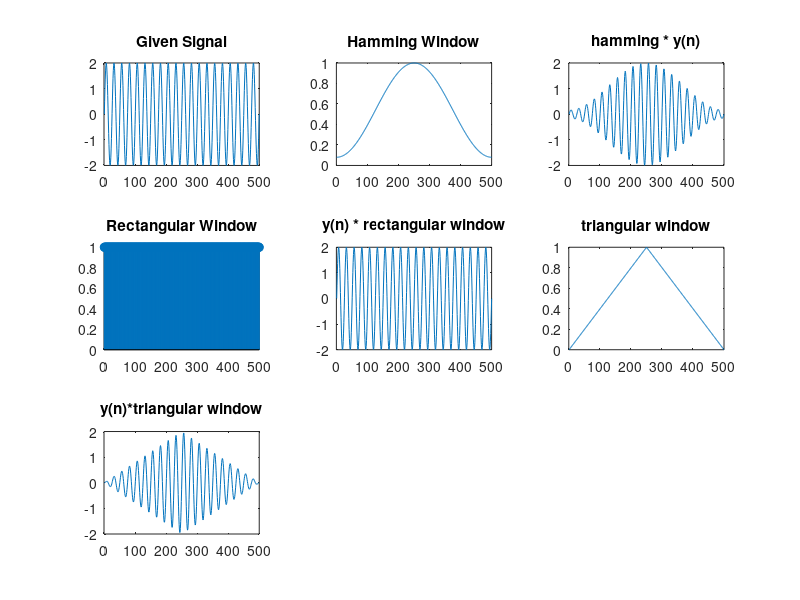

Here is the MATLAB script that generated this plot:

Fs = 1000*40;
N = 500;
T = 1/Fs;
t = linspace(0,1,500); % here 500 data point will be shown in one sinosoidal
y = 2*sin(2*pi*10000*t);
subplot(3,3,1);
plot(y);
title("Given Signal");

n = 0:N-1;
hmw = 0.54-0.46*cos( (2*pi*n)/(N-1) );
subplot(3,3,2);
plot(hmw);
title("Hamming Window");

yhmw = hmw.*y;
subplot(3,3,3);
plot(yhmw);
title("hamming * y(n)");

% Rectangular window
rw = ones(1,N);
subplot(3,3,4);
stem (rw);
title("Rectangular Window");
% Multiplying with rectangular window
yrw = y.*rw;
subplot(3,3,5);
plot (yrw);
title("y(n) * rectangular window");

%triangular window
tw = 1 - abs((2*n - N+1)/(N-1));
subplot(3,3,6);
plot(tw);
title("triangular window");

% Multiplying with triangular window
ytw = tw.*y;
subplot(3,3,7);
plot(ytw);
title("y(n)*triangular window");